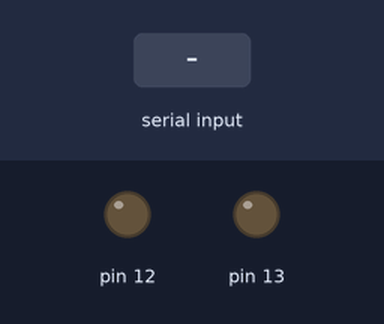
Recording of a sketch running on a simulated Arduino Uno, built with avr-gcc and run on an emulated ATmega328P. On the bench: output pins drawn as LEDs (lit = HIGH). Inputs (shaded band) come from the test bench.

Above: at 1.2 s.
1.3 s: "a" received over Serial
At 2.3 s:
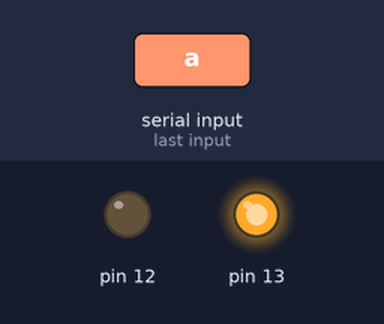
2.8 s: "c" received over Serial
At 3.4 s:
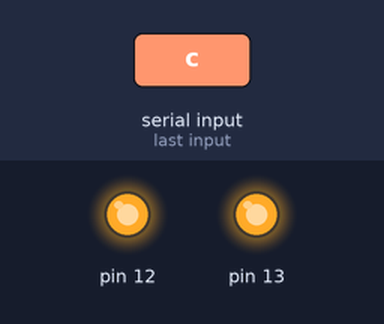
4.3 s: "b" received over Serial
At 5.5 s:
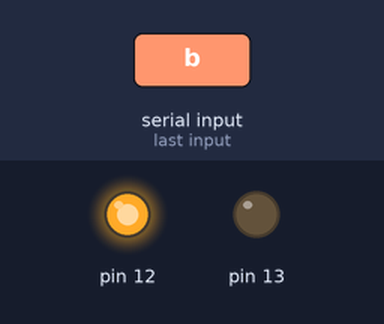
5.8 s: "d" received over Serial
At 6.9 s:
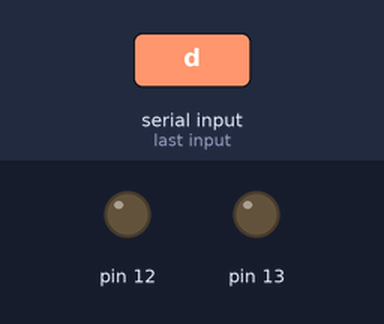
Timing chart, 0 to 8.3 s (numbered marks = the images above; inputs shaded):
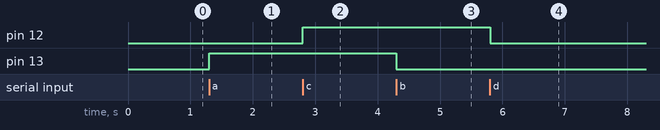

The sketch:

BLUETOOTH_2.ino
```cpp
#include <Wire.h>

char estado;

void setup() {
  Serial.begin(9600);
  pinMode (13, OUTPUT);
  pinMode (12, OUTPUT);
}

void loop() {
  if (Serial.available() > 0) {
    estado = Serial.read();
  }
  if (estado == 'a') {
    digitalWrite (13, HIGH);
    delay(500);
  }
  if (estado == 'b') {
    digitalWrite (13, LOW);
    delay(500);
  }
  if (estado == 'c') {
    digitalWrite (12, HIGH);
    delay(500);
  }
  if (estado == 'd') {
    digitalWrite (12, LOW);
    delay(500);
  }
}
```

Measured:
- after the input at 1.3 s, pin 13: LOW → HIGH at once
- after the input at 2.8 s, pin 12: LOW → HIGH at once
- after the input at 4.3 s, pin 13: HIGH → LOW at once
- after the input at 5.8 s, pin 12: HIGH → LOW at once
